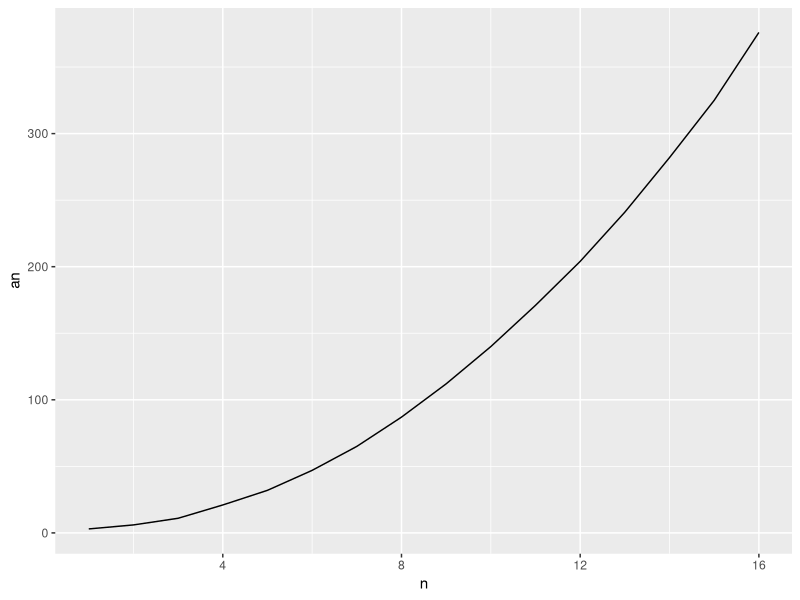
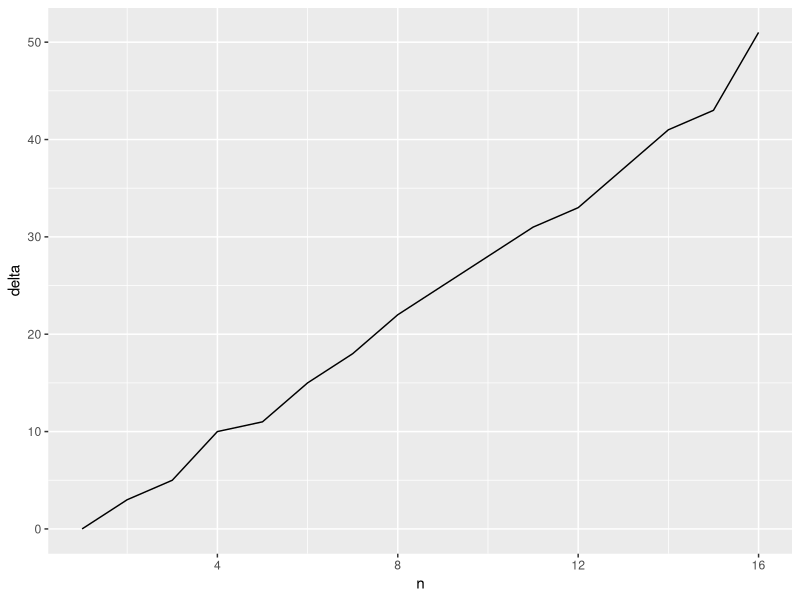
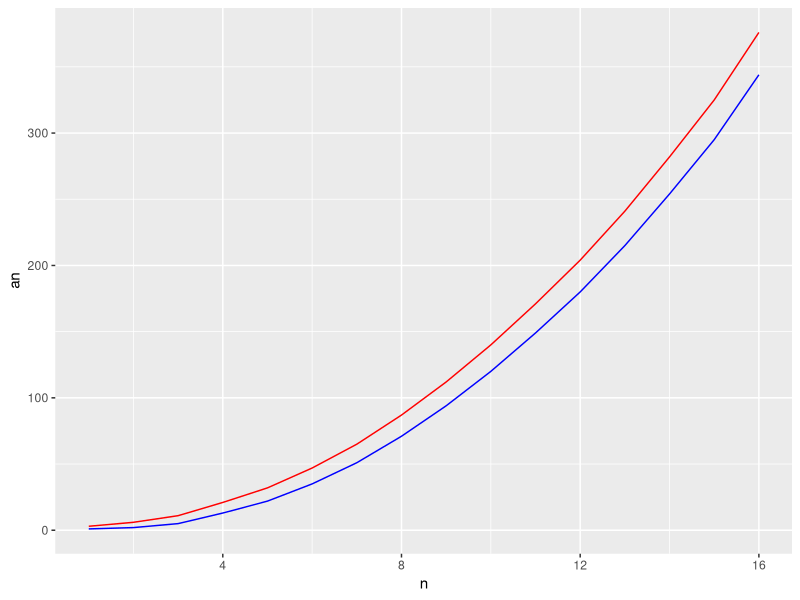

R code for these plots, in order:
## ---- chunk 1
#future value = present value + change
#a0 = 50000
#^ = delta
#^a(n) = a(n+1) - a(n) = 0.01a(n) - 1000
#a(n+1) = a(n) + 0.01*a(n) - 1000

q1 <- data.frame(months=0:100, balance=0)
q1[1,2] <- 50000

for (i in 2:100){
  n <- i - 1
  q1[i,2] <-  q1[n,2] + q1[n,2] * 0.01 - 1000
  i <- i +1
}

q1[70,]
q1[71,]
## ---- chunk 2
q2 <- data.frame(n=1:16, an=c(3,6,11,21,32,47,65,87,112,140,171,204,241,282,325,376))
head(q2)
## ---- chunk 3
q2$delta <- 0
q2[1,3]

for (i in 2:16){
  n <- i - 1
  q2[i,3] <- q2[i,2] - q2[n,2]
  i <- i +1
}

head(q2)

library(ggplot2)
ggplot(q2, aes(x=n, y=an)) + geom_line()
ggplot(q2, aes(x=n, y=delta)) + geom_line()
## ---- chunk 4
#difference equation model
#k = a(n+1) / delta@a(n+1)
#k = 6 / 3
#k = 2
k <-2

q2$newestimated <- 0

for (i in 1:16){
  q2[i,4] <- q2[i,1] * k
  i <- i +1
}

q2$difference <- 0

for (i in 1:16){
  q2[i,5] <- q2[i,2] - q2[i,4]
  i <- i +1
}

ggplot(q2, aes(x=n)) + geom_line(aes(y = an), color='red') + geom_line(aes(y = difference), color='blue') + scale_colour_manual("", breaks=c('an', 'difference'), values=c('red', 'blue'))
## ---- chunk 5
q3 <- data.frame(days=1:20)
q3$heard <- 0
q3$heard[1] <- 4
k <- 0.001

for (i in 2:20){
  n <- i - 1
  q3[i,2] <- q3[n,2] + (k *  q3[n,2] * (1000 - q3[n,2]))
}

head(q3)
## ---- chunk 6
q4 <- data.frame(case=c('Case A', 'Case B', 'Case C', 'Case D'), price=c(100, 200, 100, 100), quantitiy=c(500, 500, 600, 400))

q4
## ---- chunk 7
#Case A
#equilibrium value
caseA <- data.frame(price=100, quantity=500)

for (i in 2:20){
  n <- i - 1
  caseA[i, 1] <- caseA[n, 1] - 0.1 * (caseA[n, 2] - 500)
  caseA[i, 2] <- caseA[n, 2] + 0.2 * (caseA[n, 1] - 100)
}

caseA
## ---- chunk 8
#Case B
caseB <- data.frame(price=200, quantity=500)

for (i in 2:20){
  n <- i - 1
  caseB[i, 1] <- caseB[n, 1] - 0.1 * (caseB[n, 2] - 500)
  caseB[i, 2] <- caseB[n, 2] + 0.2 * (caseB[n, 1] - 100)
}

caseB
## ---- chunk 9
#Case C
caseC <- data.frame(price=100, quantity=600)

for (i in 2:20){
  n <- i - 1
  caseC[i, 1] <- caseC[n, 1] - 0.1 * (caseC[n, 2] - 500)
  caseC[i, 2] <- caseC[n, 2] + 0.2 * (caseC[n, 1] - 100)
}

caseC
## ---- chunk 10
#Case D
caseD <- data.frame(price=100, quantity=400)

for (i in 2:20){
  n <- i - 1
  caseD[i, 1] <- caseD[n, 1] - 0.1 * (caseD[n, 2] - 500)
  caseD[i, 2] <- caseD[n, 2] + 0.2 * (caseD[n, 1] - 100)
}

caseD
